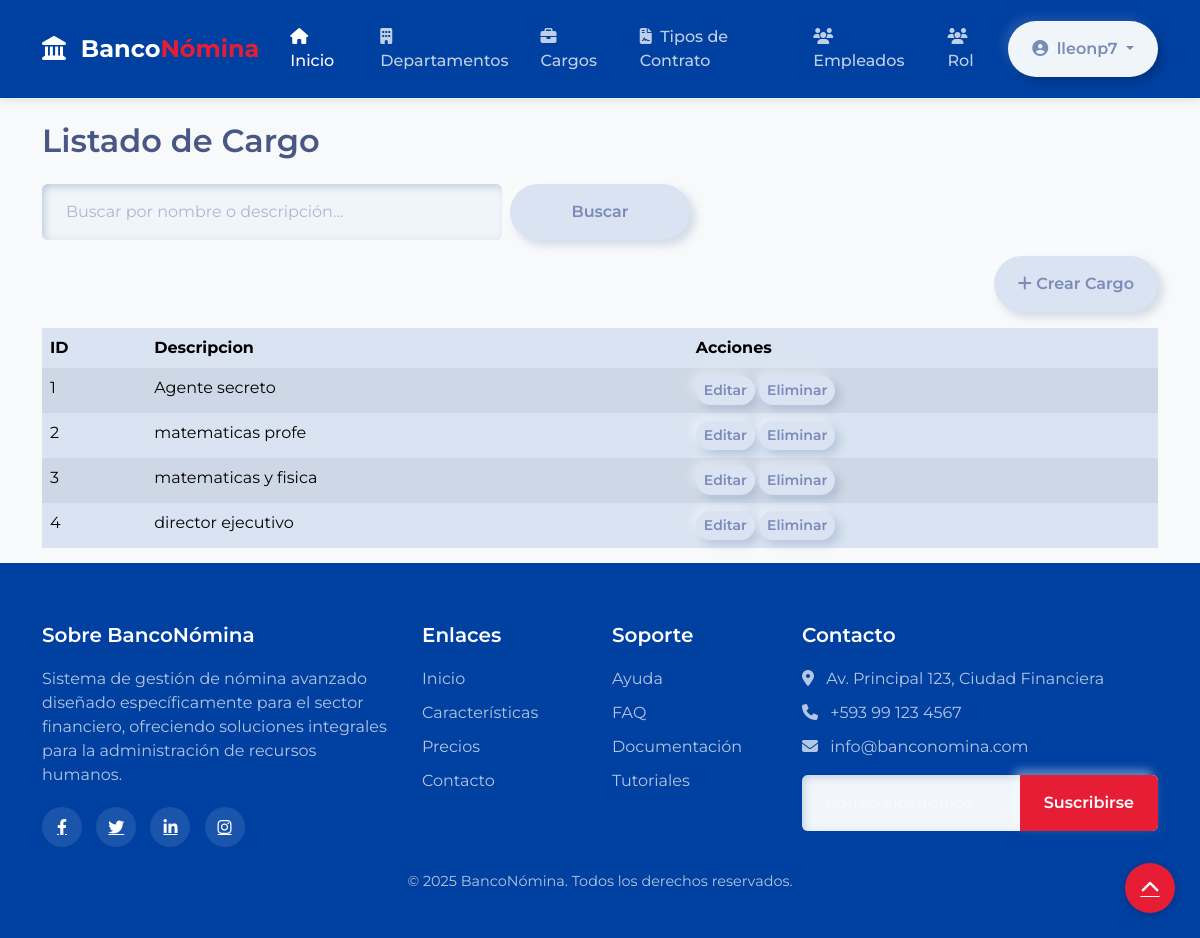
Page /core/list/cargo/ (signed in) on the committed database.
### core/models.py (models this page shows, shortened)
class Cargo(models.Model):
    descripcion = models.CharField(max_length=100)

### core/views.py (the view)
# urls.py: path('list/<str:model_name>/', list_nomina, name='list_nomina'),
@login_required
def list_nomina(request, model_name):
    model = MODELS.get(model_name)
    if not model:
        return HttpResponse("Modelo no encontrado", status=404)
    if model_name in ['empleado', 'rol'] and not request.user.is_staff:
        messages.error(request, "Acceso denegado: no tienes permiso para ver este contenido.")
        return redirect('home')
    query = request.GET.get('q', '').strip()
    objects = model.objects.all()
    if model_name == 'empleado' and query:
        objects = objects.filter(Q(nombre__icontains=query) | Q(cedula__icontains=query))
    elif model_name != 'empleado' and query:
        objects = objects.filter(descripcion__icontains=query)
    fields = [field.name for field in model._meta.fields if field.name != 'id']
    context = {
        'title': f'Listado de {model_name.capitalize()}',
        'objects': objects,
        'model_name': model_name,
        'fields': fields,
    }
    return render(request, 'nomina/list.html', context)

### core/templatetags/custom_filters.py (called while the page is built)
@register.filter
def get_attr(obj, attr_name):
    return getattr(obj, attr_name)

### template/nomina/list.html (shortened to what this page needs)
{% extends "home.html" %}
{% load static %}
{% load static custom_filters %}
{% load static custom_filters %}
{% block content %}
<div class="container py-4">
  <h2 class="mb-4">{{ title }}</h2>
  <form method="get" class="row g-2 mb-3">
    <div class="col-md-5">
      <input type="text" name="q" class="form-control" placeholder="Buscar por nombre o descripción..." value="{{ request.GET.q }}">
    </div>
    <div class="col-md-2">
      <button type="submit" class="btn btn-primary w-100">Buscar</button>
    </div>
  </form>
  <div class="mb-3 text-end">
    <a href="{% url 'core:create_nomina' model_name %}" class="btn btn-success">
      <i class="fas fa-plus"></i> Crear {{ model_name|capfirst }}
    </a>
  </div>
  <div class="table-responsive">
    <table class="table table-striped table-bordered">
      <thead>
        <tr>
          <th>ID</th>
          {% for field in fields %}
            <th>{{ field|capfirst }}</th>
          {% endfor %}
          <th>Acciones</th>
        </tr>
      </thead>
      <tbody>
        {% for obj in objects %}
        <tr>
          <td>{{ obj.id }}</td>
          {% for field in fields %}
            <td>{{ obj|get_attr:field }}</td>
          {% endfor %}
          <td>
            <a href="{% url 'core:update_nomina' model_name obj.id %}" class="btn btn-sm btn-warning">Editar</a>
            <a href="{% url 'core:delete_nomina' model_name obj.id %}" class="btn btn-sm btn-danger">Eliminar</a>
          </td>
        </tr>
        {% empty %}
        <tr><td colspan="99">No se encontraron resultados.</td></tr>
        {% endfor %}
      </tbody>
    </table>
  </div>
</div>
{% endblock %}

### template/home.html (shortened to what this page needs)
<!DOCTYPE html>
<html lang="es">
<head>
  {% load static %}
  <link href="{% static 'css/bootstrap.min.css' %}" rel="stylesheet">
  <link href="https://cdnjs.cloudflare.com/ajax/libs/font-awesome/6.4.0/css/all.min.css" rel="stylesheet">
  <link href="{% static 'css/home.css' %}" rel="stylesheet">
</head>
<body>
<nav class="navbar navbar-expand-lg navbar-dark sticky-top">
  <div class="container">
    <a class="navbar-brand" href="{% url 'home' %}">
      <i class="fas fa-landmark me-2"></i>
      Banco<span class="fw-bold text-accent">Nómina</span>
    </a>
    <div class="collapse navbar-collapse" id="navbarNav">
      <ul class="navbar-nav mx-auto">
        <li class="nav-item">
          <a class="nav-link active" href="{% url 'home' %}"><i class="fas fa-home me-1"></i> Inicio</a>
        </li>
        <li class="nav-item">
          <a class="nav-link" href="{% url 'core:list_nomina' 'departamento' %}"><i class="fas fa-building me-1"></i> Departamentos</a>
        </li>
        <li class="nav-item">
          <a class="nav-link" href="{% url 'core:list_nomina' 'cargo' %}"><i class="fas fa-briefcase me-1"></i> Cargos</a>
        </li>
        <li class="nav-item">
          <a class="nav-link" href="{% url 'core:list_nomina' 'tipocontrato' %}"><i class="fas fa-file-contract me-1"></i> Tipos de Contrato</a>
        </li>
        <li class="nav-item">
          <a class="nav-link" href="{% url 'core:list_nomina' 'empleado' %}"><i class="fas fa-users me-1"></i> Empleados</a>
        </li>
        <li class="nav-item">
          <a class="nav-link" href="{% url 'core:list_nomina' 'rol' %}"><i class="fas fa-users me-1"></i> Rol</a>
        </li>
      </ul>
      <div class="d-flex">
        {% if user.is_authenticated %}
          <div class="dropdown">
            <button class="btn btn-outline-light dropdown-toggle" type="button" id="userDropdown" data-bs-toggle="dropdown" aria-expanded="false">
              <i class="fas fa-user-circle me-1"></i> {{ user.username }}
            </button>
          </div>
        {% else %}
          <a href="{% url 'core:login' %}" class="btn btn-outline-light me-2"><i class="fas fa-sign-in-alt me-1"></i> Iniciar Sesión</a>
          <a href="{% url 'core:signup' %}" class="btn btn-accent"><i class="fas fa-user-plus me-1"></i> Registrarse</a>
        {% endif %}
      </div>
    </div>
  </div>
</nav>
  {% block content %}{% endblock content %}
  <footer class="footer">
    <div class="container">
      <div class="row">
        <div class="col-lg-4 mb-4 mb-lg-0">
          <h5 class="footer-heading">Sobre BancoNómina</h5>
          <p class="text-light-muted">Sistema de gestión de nómina avanzado diseñado específicamente para el sector financiero, ofreciendo soluciones integrales para la administración de recursos humanos.</p>
          <div class="social-icons">
            <a href="#" class="social-icon"><i class="fab fa-facebook-f"></i></a>
            <a href="#" class="social-icon"><i class="fab fa-twitter"></i></a>
            <a href="#" class="social-icon"><i class="fab fa-linkedin-in"></i></a>
            <a href="#" class="social-icon"><i class="fab fa-instagram"></i></a>
          </div>
        </div>
        <div class="col-lg-2 col-md-4 mb-4 mb-md-0">
          <h5 class="footer-heading">Enlaces</h5>
          <ul class="footer-links">
            <li><a href="#" class="footer-link">Inicio</a></li>
            <li><a href="#" class="footer-link">Características</a></li>
            <li><a href="#" class="footer-link">Precios</a></li>
            <li><a href="#" class="footer-link">Contacto</a></li>
          </ul>
        </div>
        <div class="col-lg-2 col-md-4 mb-4 mb-md-0">
          <h5 class="footer-heading">Soporte</h5>
          <ul class="footer-links">
            <li><a href="#" class="footer-link">Ayuda</a></li>
            <li><a href="#" class="footer-link">FAQ</a></li>
            <li><a href="#" class="footer-link">Documentación</a></li>
            <li><a href="#" class="footer-link">Tutoriales</a></li>
          </ul>
        </div>
        <div class="col-lg-4 col-md-4">
          <h5 class="footer-heading">Contacto</h5>
          <ul class="footer-contact">
            <li><i class="fas fa-map-marker-alt me-2"></i> Av. Principal 123, Ciudad Financiera</li>
            <li><i class="fas fa-phone me-2"></i> +593 99 123 4567</li>
            <li><i class="fas fa-envelope me-2"></i> info@banconomina.com</li>
          </ul>
          <form class="footer-form mt-3">
            <div class="input-group">
              <input type="email" class="form-control" placeholder="Correo electrónico" aria-label="Correo electrónico">
              <button class="btn btn-accent" type="button">Suscribirse</button>
            </div>
          </form>
        </div>
      </div>
      <div class="copyright text-center mt-4">
        <p>&copy; 2025 BancoNómina. Todos los derechos reservados.</p>
      </div>
    </div>
  </footer>
  <a href="#" class="back-to-top" aria-label="Volver arriba"><i class="fas fa-chevron-up"></i></a>
</body>
</html>

### static/css/home.css (style rules this page uses)
:root { --primary: #0040a1; --secondary: #6930c3; --accent: #e71d36; --light: #f8f9fa; --dark: #212529; --gray: #6c757d; --light-gray: #e9ecef; --white: #ffffff; --transition: all 0.3s ease; }
body { font-family: 'Montserrat', sans-serif; color: var(--dark); background-color: var(--light); position: relative; min-height: 100vh; padding-bottom: 350px; }
h1, h2, h3, h4, h5, h6 { font-weight: 600; }
.text-accent { color: var(--accent) !important; }
.navbar { background-color: var(--primary); padding: 15px 0; box-shadow: 0 2px 10px rgba(0, 0, 0, 0.1); }
.navbar-brand { font-size: 1.5rem; font-weight: 700; color: var(--white); }
.nav-link { font-weight: 500; padding: 10px 15px !important; transition: var(--transition); }
.btn-accent { background-color: var(--accent); border-color: var(--accent); color: var(--white); transition: var(--transition); }
.footer { background-color: var(--primary); color: var(--white); padding: 60px 0 30px; position: absolute; bottom: 0; width: 100%; }
.footer-heading { font-weight: 600; margin-bottom: 20px; color: var(--white); }
.text-light-muted { color: rgba(255, 255, 255, 0.7); }
.social-icons { margin-top: 20px; }
.social-icon { display: inline-flex; align-items: center; justify-content: center; width: 40px; height: 40px; border-radius: 50%; background-color: rgba(255, 255, 255, 0.1); color: var(--white); margin-right: 10px; transition: var(--transition); }
.footer-links { list-style: none; padding: 0; margin: 0; }
.footer-links li { margin-bottom: 10px; }
.footer-link { color: rgba(255, 255, 255, 0.7); text-decoration: none; transition: var(--transition); }
.footer-contact { list-style: none; padding: 0; margin: 0; }
.footer-contact li { margin-bottom: 10px; color: rgba(255, 255, 255, 0.7); }
.footer-form .form-control { background-color: rgba(255, 255, 255, 0.1); border-color: rgba(255, 255, 255, 0.1); color: var(--white); }
.footer-form .form-control::placeholder { color: rgba(255, 255, 255, 0.5); }
.copyright { font-size: 0.9rem; color: rgba(255, 255, 255, 0.7); }
.back-to-top { position: fixed; right: 25px; bottom: 25px; width: 50px; height: 50px; border-radius: 50%; background-color: var(--accent); color: var(--white); display: flex; align-items: center; justify-content: center; font-size: 1.2rem; z-index: 99; box-shadow: 0 2px 10px rgba(0, 0, 0, 0.2); transition: var(--transition); }

### rows in the picture
Cargo: id "1", fields "Agente secreto"
Cargo: id "2", fields "matematicas profe"
Cargo: id "3", fields "matematicas y fisica"
Cargo: id "4", fields "director ejecutivo"

### other values in the picture
{{ user.username }} "lleonp7"
{{ title }} "Listado de Cargo"
{{ model_name|capfirst }} "Cargo"
{{ field|capfirst }} "Descripcion"
